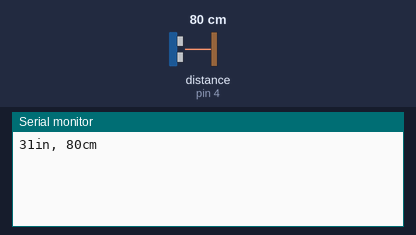
Bench run of a sketch on a simulated Arduino Uno, built with avr-gcc and run on an emulated ATmega328P. On the bench: the last lines printed to the serial monitor. Wiring (inferred from the names in the program): ultrasonic range finder: trigger pin 2; echo pin 4. The inputs (shaded band) are chosen by the test bench; at power-on: distance to the obstacle (sensor on pin 4) 80 cm. The echo pulse lasts 58.3 µs per cm; the modem accepts every AT command (registered, SIM ready, sends succeed) and sends nothing else.

Above: at 1.2 s.
1.3 s: distance to the obstacle (sensor on pin 4) set to 2 cm
At 2.6 s:
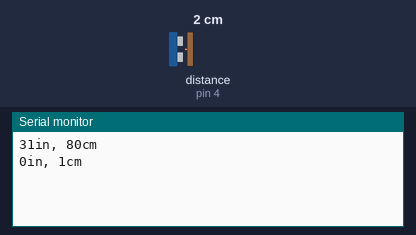
2.8 s: distance to the obstacle (sensor on pin 4) set to 4 cm
At 5.0 s:
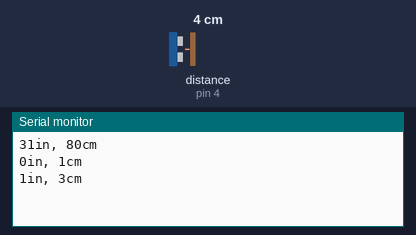
Timing chart, 0 to 6.5 s (numbered marks = the images above; inputs shaded):
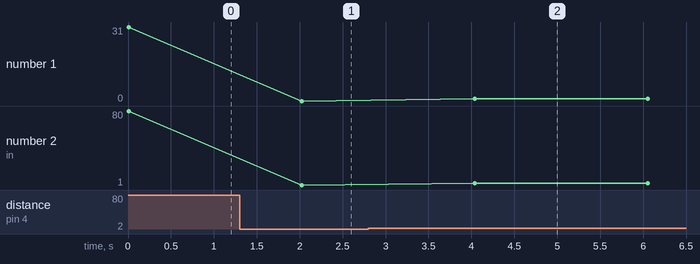

The sketch:

GarbageCollection.ino
```cpp
//SMART GARBAGE COLLECTION

/*Circuit
	* VCC connection of the sensor attached to +5V
	* GND connection of the sensor attached to ground
	* TRIG connection of the sensor attached to digital pin 2
	* ECHO connection of the sensor attached to digital pin 4

*/

#include <SoftwareSerial.h>

SoftwareSerial ser(10, 11); // RX, TX

const int trigPin = 2;
const int echoPin = 4;
String apiKey = "SKO3IO70X29E8KHW";

void setup() {
  // initialize serial communication:
  Serial.begin(115200);
  // enable software serial
  ser.begin(115200);

  // reset ESP8266
  ser.println("AT+RST");
}

void loop()
{
  // establish variables for duration of the ping,
  // and the distance result in inches and centimeters:
  long duration, inchesLength, cmLength;

  // The sensor is triggered by a HIGH pulse of 10 or more microseconds.
  // Give a short LOW pulse beforehand to ensure a clean HIGH pulse:
  pinMode(trigPin, OUTPUT);
  digitalWrite(trigPin, LOW);
  delayMicroseconds(2);
  digitalWrite(trigPin, HIGH);
  delayMicroseconds(10);
  digitalWrite(trigPin, LOW);

  // Read the signal from the sensor: a HIGH pulse whose
  // duration is the time (in microseconds) from the sending
  // of the ping to the reception of its echo off of an object.
  pinMode(echoPin, INPUT);
  duration = pulseIn(echoPin, HIGH);

  // convert the time into a distance
  inchesLength = microsecondsToInches(duration);
  cmLength = microsecondsToCentimeters(duration);

  if(cmLength <= 15)
    {

//      sendEmail();
      //sendTextMsg();
    }

  Serial.print(inchesLength);
  Serial.print("in, ");
  Serial.print(cmLength);
  Serial.print("cm");
  Serial.println();

  sendToThinkSpeak(cmLength);

}

long microsecondsToInches(long microseconds)
{
  // According to Parallax's datasheet for the PING))), there are
  // 73.746 microseconds per inch (i.e. sound travels at 1130 feet per
  // second).  This gives the distance travelled by the ping, outbound
  // and return, so we divide by 2 to get the distance of the obstacle.
  return microseconds / 74 / 2;
}

long microsecondsToCentimeters(long microseconds)
{
  // The speed of sound is 340 m/s or 29 microseconds per centimeter.
  // The ping travels out and back, so to find the distance of the
  // object we take half of the distance travelled.
  return microseconds / 29 / 2;
}


void sendToThinkSpeak(long cmLength)
{

  String cmd = "AT+CIPSTART=\"TCP\",\"";
  cmd += "184.106.153.149"; // api.thingspeak.com
  cmd += "\",80";
  ser.println(cmd);

  if(ser.find("Error")){
    Serial.println("AT+CIPSTART error");
    return;
  }

  // prepare GET string
  String getStr = "GET https://api.thingspeak.com/update?api_key=";
  getStr += apiKey;
  getStr +="&field1=";
  getStr += String(cmLength);
  getStr += "\r\n\r\n";

  // send data length
  cmd = "AT+CIPSEND=";
  cmd += String(getStr.length());
  ser.println(cmd);

  if(ser.find(">")){
    ser.print(getStr);
  }
  else{
    ser.println("AT+CIPCLOSE");
    // alert user
    Serial.println("AT+CIPCLOSE");
  }

  // thingspeak needs 15 sec delay between updates
  delay(1000);
}

void sendTextMsg()
{
  // TCP connection
  String cmd = "AT+CIPSTART=\"TCP\",\"";
  cmd += "31.220.16.16"; // api.thingspeak.com
  cmd += "\",80";
  ser.println(cmd);

  if(ser.find("Error")){
    Serial.println("AT+CIPSTART error");
    return;
  }

  // prepare GET string
  String getStr = "GET http://akashapplications.hol.es/arduino/smsany/server.php?num=+919804945122&msg=Your%20garbage%20level%20is%20critical.%20Please%20empty%20is%20immediately.";

  getStr += "\r\n\r\n";

  // send data length
  cmd = "AT+CIPSEND=";
  cmd += String(getStr.length());
  ser.println(cmd);

  if(ser.find(">")){
    ser.print(getStr);
  }
  else{
    ser.println("AT+CIPCLOSE");
    // alert user
    Serial.println("AT+CIPCLOSE");
  }


}


void sendEmail()
{
  // TCP connection
  String cmd = "AT+CIPSTART=\"TCP\",\"";
  cmd += "31.220.16.16"; // api.thingspeak.com
  cmd += "\",80";
  ser.println(cmd);

  if(ser.find("Error")){
    Serial.println("AT+CIPSTART error");
    return;
  }

  // prepare GET string
  String getStr = "GET http://akashapplications.hol.es/Akash/sendemail.php?to=akx.sonu%40gmail.com&msg=The+level+of+the+garbage+is+critically+high.+Empty+is+immediately.";

  getStr += "\r\n\r\n";

  // send data length
  cmd = "AT+CIPSEND=";
  cmd += String(getStr.length());
  ser.println(cmd);

  if(ser.find(">")){
    ser.print(getStr);
  }
  else{
    ser.println("AT+CIPCLOSE");
    // alert user
    Serial.println("AT+CIPCLOSE");
  }
//  sendTextMsg();
}
```

Measured:
- after the input at 1.3 s, the serial monitor: prints a new line after 0.72 s (image 1)
- after the input at 2.8 s, the serial monitor: prints a new line after 1.2 s (image 2)
- plotted number 1: 31 → 0 after the input at 1.3 s
- plotted number 2: 80 → 1 after the input at 1.3 s, 1 → 3 after the input at 2.8 s
